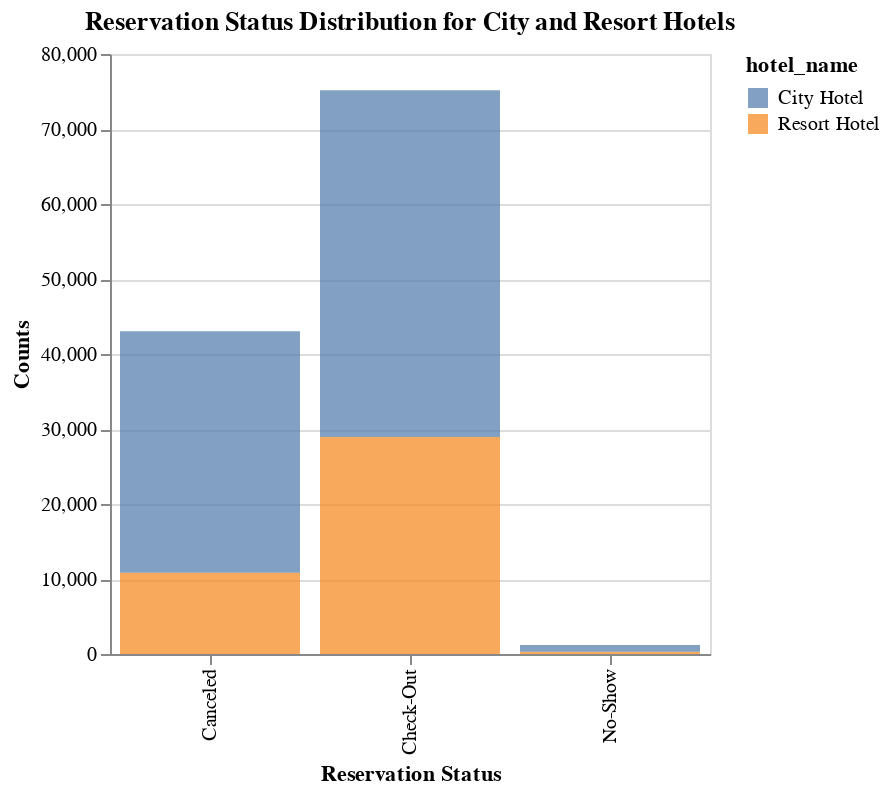

The cell this chart's notebook holds for it:
### Markdown cell above
In figure "Reservation Status Distribution", We analyze the reservation status for city and resort hotels. Normally, most people tend to be in check out status, which follows our intuition. Comparing to other two status, there are very few people in no-show status. In general, the number of guests who choose city hotels is larger than the number of guests in resort hotel.

### Code cell
alt.Chart(dfByStatus).mark_bar(opacity=0.7).encode(
    x=alt.X('reservation_status:O', title='Reservation Status'),
    y=alt.Y('hotel:Q', title='Counts'),
    color='hotel_name'
).properties(
    title='Reservation Status Distribution for City and Resort Hotels',
    width=300
)

### Figure 1 — Vega-Lite specification as saved in the notebook (floating-point values rounded to 4 significant figures)
{"config": {"view": {"continuousWidth": 400, "continuousHeight": 300}}, "data": {"name": "data-a559cdfe8ce285dc9cda51ea942dca88"}, "mark": {"type": "bar", "opacity": 0.7}, "encoding": {"color": {"type": "nominal", "field": "hotel_name"}, "x": {"type": "ordinal", "field": "reservation_status", "title": "Reservation Status"}, "y": {"type": "quantitative", "field": "hotel", "title": "Counts"}}, "title": "Reservation Status Distribution for City and Resort Hotels", "width": 300, "$schema": "https://vega.github.io/schema/vega-lite/v4.8.1.json", "datasets": {"data-a559cdfe8ce285dc9cda51ea942dca88": [{"reservation_status": "Canceled", "hotel": 10831, "is_canceled": 10831, "lead_time": 10831, "arrival_date_year": 10831, "arrival_date_month": 10831, "arrival_date_week_number": 10831, "arrival_date_day_of_month": 10831, "stays_in_weekend_nights": 10831, "stays_in_week_nights": 10831, "adults": 10831, "children": 10831, "babies": 10831, "meal": 10831, "country": 10790, "market_segment": 10831, "distribution_channel": 10831, "is_repeated_guest": 10831, "previous_cancellations": 10831, "previous_bookings_not_canceled": 10831, "reserved_room_type": 10831, "assigned_room_type": 10831, "booking_changes": 10831, "deposit_type": 10831, "agent": 9484, "days_in_waiting_list": 10831, "customer_type": 10831, "adr": 10831, "required_car_parking_spaces": 10831, "total_of_special_requests": 10831, "reservation_status_date": 10831, "length_of_stays": 10831, "hotel_name": "Resort Hotel"}, {"reservation_status": "Check-Out", "hotel": 28938, "is_canceled": 28938, "lead_time": 28938, "arrival_date_year": 28938, "arrival_date_month": 28938, "arrival_date_week_number": 28938, "arrival_date_day_of_month": 28938, "stays_in_weekend_nights": 28938, "stays_in_week_nights": 28938, "adults": 28938, "children": 28938, "babies": 28938, "meal": 28938, "country": 28519, "market_segment": 28938, "distribution_channel": 28938, "is_repeated_guest": 28938, "previous_cancellations": 28938, "previous_bookings_not_canceled": 28938, "reserved_room_type": 28938, "assigned_room_type": 28938, "booking_changes": 28938, "deposit_type": 28938, "agent": 22150, "days_in_waiting_list": 28938, "customer_type": 28938, "adr": 28938, "required_car_parking_spaces": 28938, "total_of_special_requests": 28938, "reservation_status_date": 28938, "length_of_stays": 28938, "hotel_name": "Resort Hotel"}, {"reservation_status": "No-Show", "hotel": 291, "is_canceled": 291, "lead_time": 291, "arrival_date_year": 291, "arrival_date_month": 291, "arrival_date_week_number": 291, "arrival_date_day_of_month": 291, "stays_in_weekend_nights": 291, "stays_in_week_nights": 291, "adults": 291, "children": 291, "babies": 291, "meal": 291, "country": 287, "market_segment": 291, "distribution_channel": 291, "is_repeated_guest": 291, "previous_cancellations": 291, "previous_bookings_not_canceled": 291, "reserved_room_type": 291, "assigned_room_type": 291, "booking_changes": 291, "deposit_type": 291, "agent": 217, "days_in_waiting_list": 291, "customer_type": 291, "adr": 291, "required_car_parking_spaces": 291, "total_of_special_requests": 291, "reservation_status_date": 291, "length_of_stays": 291, "hotel_name": "Resort Hotel"}, {"reservation_status": "Canceled", "hotel": 32186, "is_canceled": 32186, "lead_time": 32186, "arrival_date_year": 32186, "arrival_date_month": 32186, "arrival_date_week_number": 32186, "arrival_date_day_of_month": 32186, "stays_in_weekend_nights": 32186, "stays_in_week_nights": 32186, "adults": 32186, "children": 32186, "babies": 32186, "meal": 32186, "country": 32164, "market_segment": 32186, "distribution_channel": 32186, "is_repeated_guest": 32186, "previous_cancellations": 32186, "previous_bookings_not_canceled": 32186, "reserved_room_type": 32186, "assigned_room_type": 32186, "booking_changes": 32186, "deposit_type": 32186, "agent": 29707, "days_in_waiting_list": 32186, "customer_type": 32186, "adr": 32186, "required_car_parking_spaces": 32186, "total_of_special_requests": 32186, "reservation_status_date": 32186, "length_of_stays": 32186, "hotel_name": "City Hotel"}, {"reservation_status": "Check-Out", "hotel": 46228, "is_canceled": 46228, "lead_time": 46228, "arrival_date_year": 46228, "arrival_date_month": 46228, "arrival_date_week_number": 46228, "arrival_date_day_of_month": 46228, "stays_in_weekend_nights": 46228, "stays_in_week_nights": 46228, "adults": 46228, "children": 46228, "babies": 46228, "meal": 46228, "country": 46226, "market_segment": 46228, "distribution_channel": 46228, "is_repeated_guest": 46228, "previous_cancellations": 46228, "previous_bookings_not_canceled": 46228, "reserved_room_type": 46228, "assigned_room_type": 46228, "booking_changes": 46228, "deposit_type": 46228, "agent": 40706, "days_in_waiting_list": 46228, "customer_type": 46228, "adr": 46228, "required_car_parking_spaces": 46228, "total_of_special_requests": 46228, "reservation_status_date": 46228, "length_of_stays": 46228, "hotel_name": "City Hotel"}, {"reservation_status": "No-Show", "hotel": 916, "is_canceled": 916, "lead_time": 916, "arrival_date_year": 916, "arrival_date_month": 916, "arrival_date_week_number": 916, "arrival_date_day_of_month": 916, "stays_in_weekend_nights": 916, "stays_in_week_nights": 916, "adults": 916, "children": 916, "babies": 916, "meal": 916, "country": 916, "market_segment": 916, "distribution_channel": 916, "is_repeated_guest": 916, "previous_cancellations": 916, "previous_bookings_not_canceled": 916, "reserved_room_type": 916, "assigned_room_type": 916, "booking_changes": 916, "deposit_type": 916, "agent": 786, "days_in_waiting_list": 916, "customer_type": 916, "adr": 916, "required_car_parking_spaces": 916, "total_of_special_requests": 916, "reservation_status_date": 916, "length_of_stays": 916, "hotel_name": "City Hotel"}]}}
